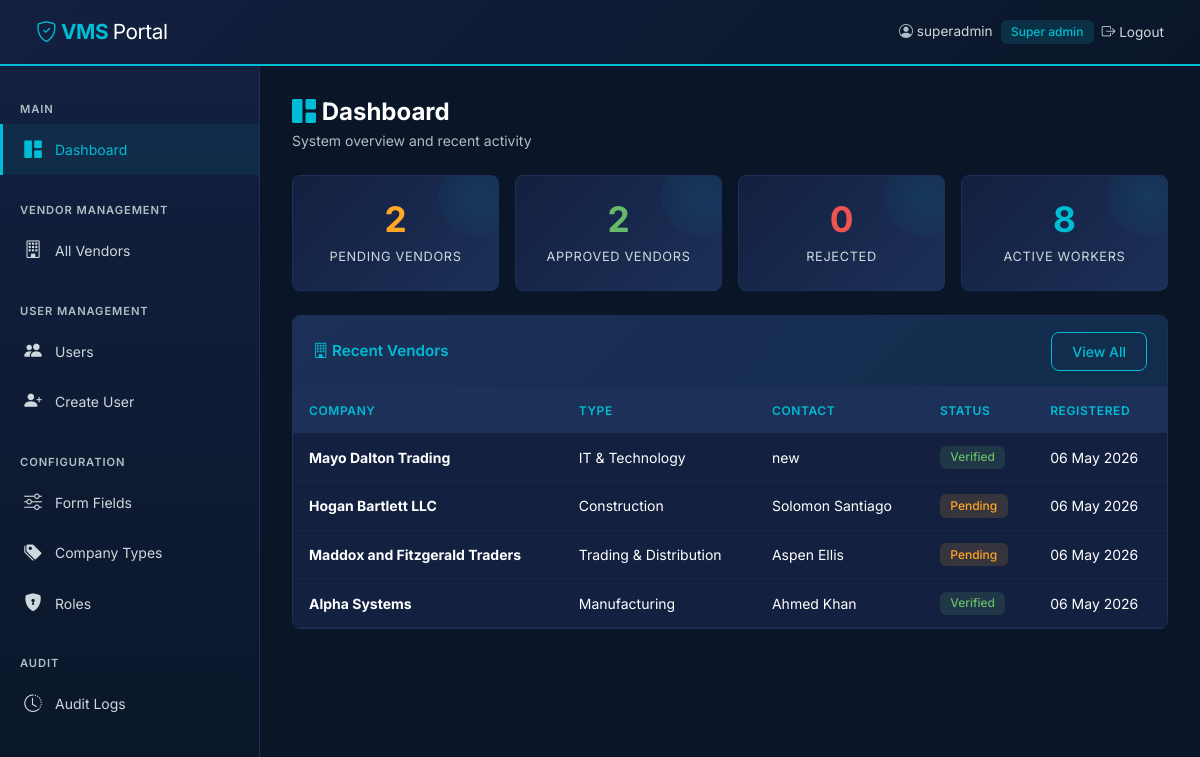
The app's page /public/admin/dashboard.php (signed in) with its own data.
### tables this page shows
CREATE TABLE `vendors` (
  `id` int(11) NOT NULL,
  `user_id` int(11) NOT NULL,
  `company_name` varchar(200) NOT NULL,
  `company_registration_no` varchar(100) DEFAULT NULL,
  `ntn_number` varchar(50) DEFAULT NULL,
  `strn_number` varchar(50) DEFAULT NULL,
  `company_type_id` int(11) NOT NULL,
  `company_subtype_id` int(11) DEFAULT NULL,
  `years_in_business` int(11) DEFAULT NULL,
  `number_of_employees` int(11) DEFAULT NULL,
  `annual_revenue` decimal(15,2) DEFAULT NULL,
  `primary_contact_name` varchar(150) NOT NULL,
  `primary_contact_phone` varchar(20) NOT NULL,
  `primary_contact_email` varchar(150) NOT NULL,
  `primary_contact_cnic` varchar(20) DEFAULT NULL,
  `secondary_contact_name` varchar(150) DEFAULT NULL,
  `secondary_contact_phone` varchar(20) DEFAULT NULL,
  `secondary_contact_email` varchar(150) DEFAULT NULL,
  `address_line1` varchar(255) NOT NULL,
  `address_line2` varchar(255) DEFAULT NULL,
  `city` varchar(100) NOT NULL,
  `state_province` varchar(100) DEFAULT NULL,
  `postal_code` varchar(20) DEFAULT NULL,
  `country` varchar(100) DEFAULT 'Pakistan',
  `bank_name` varchar(150) DEFAULT NULL,
  `bank_account_title` varchar(200) DEFAULT NULL,
  `bank_account_no` varchar(50) DEFAULT NULL,
  `bank_branch` varchar(150) DEFAULT NULL,
  `iban` varchar(50) DEFAULT NULL,
  `certifications` longtext DEFAULT NULL CHECK (json_valid(`certifications`)),
  `business_description` text DEFAULT NULL,
  `registration_certificate` varchar(255) DEFAULT NULL,
  `ntn_certificate` varchar(255) DEFAULT NULL,
  `tax_certificate` varchar(255) DEFAULT NULL,
  `bank_statement` varchar(255) DEFAULT NULL,
  `company_profile_doc` varchar(255) DEFAULT NULL,
  `other_documents` longtext DEFAULT NULL CHECK (json_valid(`other_documents`)),
  `verification_status` enum('pending','under_review','verified','rejected') DEFAULT 'pending',
  `rejection_reason` text DEFAULT NULL,
  `reviewer_notes` text DEFAULT NULL,
  `created_at` timestamp NOT NULL DEFAULT current_timestamp(),
  `updated_at` timestamp NOT NULL DEFAULT current_timestamp() ON UPDATE current_timestamp()
);

CREATE TABLE `company_types` (
  `id` int(11) NOT NULL,
  `type_name` varchar(150) NOT NULL,
  `description` text DEFAULT NULL,
  `is_active` tinyint(1) DEFAULT 1,
  `sort_order` int(11) DEFAULT 0,
  `created_at` timestamp NOT NULL DEFAULT current_timestamp(),
  `updated_at` timestamp NOT NULL DEFAULT current_timestamp() ON UPDATE current_timestamp()
);

### config/database.php (called while the page is built)
<?php
class Database {
    private static ?PDO $instance = null;
    public static function getInstance(): PDO {
        if (self::$instance === null) {
            $host   = 'localhost';
            $dbname = 'vms_db';
            $user   = 'root';
            $pass   = '';
            $dsn    = "mysql:host={$host};dbname={$dbname};charset=utf8mb4";
            self::$instance = new PDO($dsn, $user, $pass, [
                PDO::ATTR_ERRMODE            => PDO::ERRMODE_EXCEPTION,
                PDO::ATTR_DEFAULT_FETCH_MODE => PDO::FETCH_ASSOC,
                PDO::ATTR_EMULATE_PREPARES   => false,
            ]);
        }
        return self::$instance;
    }
}

### classes/Vendor.php (called while the page is built, shortened)
<?php
require_once __DIR__ . '/../config/database.php';
class Vendor {
    private PDO $db;
    public function __construct() {
        $this->db = Database::getInstance();
    }
    public function getAll(array $filters = []): array {
        $sql = "
            SELECT v.*, ct.type_name, cs.subtype_name, u.email, u.status as account_status, u.created_at as registered_on
            FROM vendors v
            JOIN users u ON v.user_id = u.id
            JOIN company_types ct ON v.company_type_id = ct.id
            LEFT JOIN company_subtypes cs ON v.company_subtype_id = cs.id
            WHERE 1=1
        ";
        $params = [];
        $sql .= " ORDER BY v.created_at DESC";
        $stmt = $this->db->prepare($sql);
        $stmt->execute($params);
        return $stmt->fetchAll();
    }
    public function count(array $filters = []): int {
        $sql = "SELECT COUNT(*) FROM vendors WHERE 1=1";
        $params = [];
        if (!empty($filters['verification_status'])) {
            $sql .= " AND verification_status = ?";
            $params[] = $filters['verification_status'];
        }
        $stmt = $this->db->prepare($sql);
        $stmt->execute($params);
        return (int)$stmt->fetchColumn();
    }
}

### classes/Worker.php (called while the page is built, shortened)
<?php
require_once __DIR__ . '/../config/database.php';
class Worker {
    private PDO $db;
    public function __construct() {
        $this->db = Database::getInstance();
    }
    public function countAll(array $filters = []): int {
        $sql = "SELECT COUNT(*) FROM workers WHERE 1=1";
        $params = [];
        if (isset($filters['is_active'])) {
            $sql .= " AND is_active = ?";
            $params[] = $filters['is_active'];
        }
        $stmt = $this->db->prepare($sql);
        $stmt->execute($params);
        return (int)$stmt->fetchColumn();
    }
}

### classes/User.php (called while the page is built, shortened)
<?php
require_once __DIR__ . '/../config/database.php';
class User {
    private PDO $db;
    public function __construct() {
        $this->db = Database::getInstance();
    }
    public function count(array $filters = []): int {
        $sql = "SELECT COUNT(*) FROM users WHERE 1=1";
        $params = [];
        if (!empty($filters['status'])) {
            $sql .= " AND status = ?";
            $params[] = $filters['status'];
        }
        $stmt = $this->db->prepare($sql);
        $stmt->execute($params);
        return (int)$stmt->fetchColumn();
    }
}

### public/admin/dashboard.php (the view, shortened to what this page needs)
<?php
require_once __DIR__ . '/../../classes/Vendor.php';
require_once __DIR__ . '/../../classes/Worker.php';
require_once __DIR__ . '/../../classes/User.php';
$vendor = new Vendor();
$worker = new Worker();
$user = new User();
$stats = [
    'pending'  => $vendor->count(['verification_status' => 'pending']),
    'verified' => $vendor->count(['verification_status' => 'verified']),
    'rejected' => $vendor->count(['verification_status' => 'rejected']),
    'workers'  => $worker->countAll(['is_active' => 1]),
    'users'    => $user->count(['status' => 'active']),
];
$recentVendors = $vendor->getAll();
$recentVendors = array_slice($recentVendors, 0, 10);
require_once __DIR__ . '/../../includes/header.php';
require_once __DIR__ . '/../../includes/sidebar_admin.php';
?>
<div class="main-content fade-in">
    <div class="page-header">
        <h1><i class="bi bi-grid-1x2-fill text-cyan"></i> Dashboard</h1>
        <p>System overview and recent activity</p>
    </div>
    <div class="row g-3 mb-4">
        <div class="col-md-3 col-sm-6"><div class="stat-card stat-warning"><div class="stat-number"><?= $stats['pending'] ?></div><div class="stat-label">Pending Vendors</div></div></div>
        <div class="col-md-3 col-sm-6"><div class="stat-card stat-success"><div class="stat-number"><?= $stats['verified'] ?></div><div class="stat-label">Approved Vendors</div></div></div>
        <div class="col-md-3 col-sm-6"><div class="stat-card stat-danger"><div class="stat-number"><?= $stats['rejected'] ?></div><div class="stat-label">Rejected</div></div></div>
        <div class="col-md-3 col-sm-6"><div class="stat-card"><div class="stat-number"><?= $stats['workers'] ?></div><div class="stat-label">Active Workers</div></div></div>
    </div>
    <div class="card card-vms">
        <div class="card-header d-flex justify-content-between align-items-center">
            <span><i class="bi bi-building"></i> Recent Vendors</span>
            <a href="vendors/list.php" class="btn btn-outline-cyan btn-sm">View All</a>
        </div>
        <div class="card-body p-0">
            <table class="table table-vms mb-0">
                <thead><tr><th>Company</th><th>Type</th><th>Contact</th><th>Status</th><th>Registered</th></tr></thead>
                <tbody>
                <?php foreach ($recentVendors as $v): ?>
                <tr>
                    <td><strong><?= htmlspecialchars($v['company_name']) ?></strong></td>
                    <td><?= htmlspecialchars($v['type_name']) ?></td>
                    <td><?= htmlspecialchars($v['primary_contact_name']) ?></td>
                    <td><span class="badge badge-<?= $v['verification_status'] === 'verified' ? 'approved' : ($v['verification_status'] === 'rejected' ? 'rejected' : 'pending') ?>"><?= ucfirst($v['verification_status']) ?></span></td>
                    <td class="text-muted-vms"><?= date('d M Y', strtotime($v['created_at'])) ?></td>
                </tr>
                <?php endforeach; ?>
                </tbody>
            </table>
        </div>
    </div>
</div>
<?php require_once __DIR__ . '/../../includes/footer.php'; ?>

### includes/header.php (shortened to what this page needs)
<?php
$hideNav = $hideNav ?? false;
$appUrl = '/VendorM/public';
?>
<!DOCTYPE html>
<html lang="en">
<head>
    <link href="<?= $appUrl ?>/assets/css/bootstrap.min.css" rel="stylesheet">
    <link href="<?= $appUrl ?>/assets/css/bootstrap-icons.css" rel="stylesheet">
    <link href="<?= $appUrl ?>/assets/css/custom.css" rel="stylesheet">
</head>
<body>
<?php if (!$hideNav && isset($_SESSION['user_id'])): ?>
<nav class="navbar navbar-vms">
    <div class="container-fluid">
        <a class="navbar-brand" href="<?= $appUrl ?>/">
            <i class="bi bi-shield-check"></i> VMS <span>Portal</span>
        </a>
        <div class="d-flex align-items-center gap-2">
            <span class="d-none d-md-inline nav-user-info">
                <i class="bi bi-person-circle" style="color:var(--gray-mid)"></i>
                <span style="color:var(--text-light);font-size:0.85rem"><?= htmlspecialchars($_SESSION['username'] ?? '') ?></span>
                <span class="badge badge-active ms-1"><?= htmlspecialchars(ucfirst(str_replace('_', ' ', $_SESSION['role_name'] ?? ''))) ?></span>
            </span>
            <a class="nav-link d-none d-md-inline" href="<?= $appUrl ?>/logout.php" style="color:var(--text-light);font-size:0.85rem">
                <i class="bi bi-box-arrow-right"></i> Logout
            </a>
        </div>
    </div>
</nav>
<?php endif; ?>

### includes/sidebar_admin.php (shortened to what this page needs)
<?php $appUrl = '/VendorM/public'; $current = basename($_SERVER['PHP_SELF']); ?>
<div class="sidebar" id="sidebarNav">
    <div class="nav-section">Main</div>
    <a class="nav-link <?= $current === 'dashboard.php' ? 'active' : '' ?>" href="<?= $appUrl ?>/admin/dashboard.php">
        <i class="bi bi-grid-1x2-fill"></i> Dashboard
    </a>
    <div class="nav-section">Vendor Management</div>
    <a class="nav-link <?= $current === 'list.php' && strpos($_SERVER['PHP_SELF'], 'vendors') !== false ? 'active' : '' ?>" href="<?= $appUrl ?>/admin/vendors/list.php">
        <i class="bi bi-building"></i> All Vendors
    </a>
    <div class="nav-section">User Management</div>
    <a class="nav-link <?= $current === 'list.php' && strpos($_SERVER['PHP_SELF'], 'users') !== false ? 'active' : '' ?>" href="<?= $appUrl ?>/admin/users/list.php">
        <i class="bi bi-people-fill"></i> Users
    </a>
    <a class="nav-link <?= $current === 'create.php' ? 'active' : '' ?>" href="<?= $appUrl ?>/admin/users/create.php">
        <i class="bi bi-person-plus-fill"></i> Create User
    </a>
    <div class="nav-section">Configuration</div>
    <a class="nav-link <?= strpos($_SERVER['PHP_SELF'], 'form_config') !== false ? 'active' : '' ?>" href="<?= $appUrl ?>/admin/form_config/manage.php">
        <i class="bi bi-sliders"></i> Form Fields
    </a>
    <a class="nav-link <?= strpos($_SERVER['PHP_SELF'], 'company_types') !== false ? 'active' : '' ?>" href="<?= $appUrl ?>/admin/company_types/list.php">
        <i class="bi bi-tags-fill"></i> Company Types
    </a>
    <a class="nav-link <?= strpos($_SERVER['PHP_SELF'], 'roles') !== false ? 'active' : '' ?>" href="<?= $appUrl ?>/admin/roles/list.php">
        <i class="bi bi-shield-lock-fill"></i> Roles
    </a>
    <div class="nav-section">Audit</div>
    <a class="nav-link <?= $current === 'audit_logs.php' ? 'active' : '' ?>" href="<?= $appUrl ?>/admin/audit_logs.php">
        <i class="bi bi-clock-history"></i> Audit Logs
    </a>
</div>

### includes/footer.php (shortened to what this page needs)
</body>
</html>

### records on screen
vendors: company_type "2", company_subtype "8", company_name "Mayo Dalton Trading", company_type.type_name "IT & Technology", primary_contact_name "new", verification_status "Verified", created_at "06 May 2026"
vendors: company_name "Hogan Bartlett LLC", company_type.type_name "Construction", primary_contact_name "Solomon Santiago", verification_status "Pending", created_at "06 May 2026"
vendors: company_name "Maddox and Fitzgerald Traders", company_type.type_name "Trading & Distribution", primary_contact_name "Aspen Ellis", verification_status "Pending", created_at "06 May 2026"
vendors: company_name "Alpha Systems", company_type.type_name "Manufacturing", primary_contact_name "Ahmed Khan", verification_status "Verified", created_at "06 May 2026"

### other values on screen
$_SESSION['username'] "superadmin"
str_replace('_', ' ', $_SESSION['role_name'] ?? '') "Super admin"
$stats['rejected'] "0"
